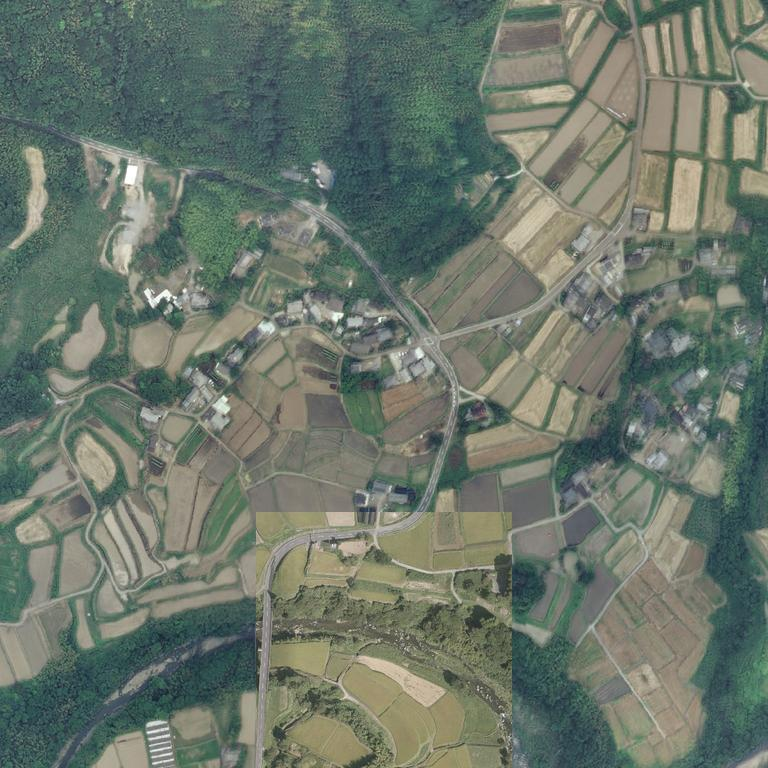
#> input picture aerial_tsujiwara_1km_z17.jpg, 768 x 768 px, found by its file name
$ python make_road_surface_mask.py
#> lines starting #> are read from the running program, lines starting #| are printed output that depends on the picture; after the words box and inside, x2 and y2 are one past the last pixel; in counts of white or black regions, pixels touching at a corner belong together
# make_road_surface_mask.py
import cv2
import numpy as np
from pathlib import Path

# 入力画像（1km, zoom17 の航空写真）
INPUT = "data/aerial_tsujiwara_1km_z17.jpg"
OUTPUT = "road_surface_mask.png"

def main():
    path = Path(INPUT)
    assert path.exists(), f"input image not found: {path}"

    bgr = cv2.imread(str(path))
#> bgr is the input picture: shape (768, 768, 3); mean B, G, R 106.5, 118.2, 107
    h, w, _ = bgr.shape
#> h = 768; w = 768
    print("input:", bgr.shape)
#| input: (768, 768, 3)

    # 1) HSV で「グレーっぽい明るい部分」を抽出
    hsv = cv2.cvtColor(bgr, cv2.COLOR_BGR2HSV)
#> hsv: shape (768, 768, 3); mean H, S, V 56.7, 51.1, 120.3
    H, S, V = cv2.split(hsv)
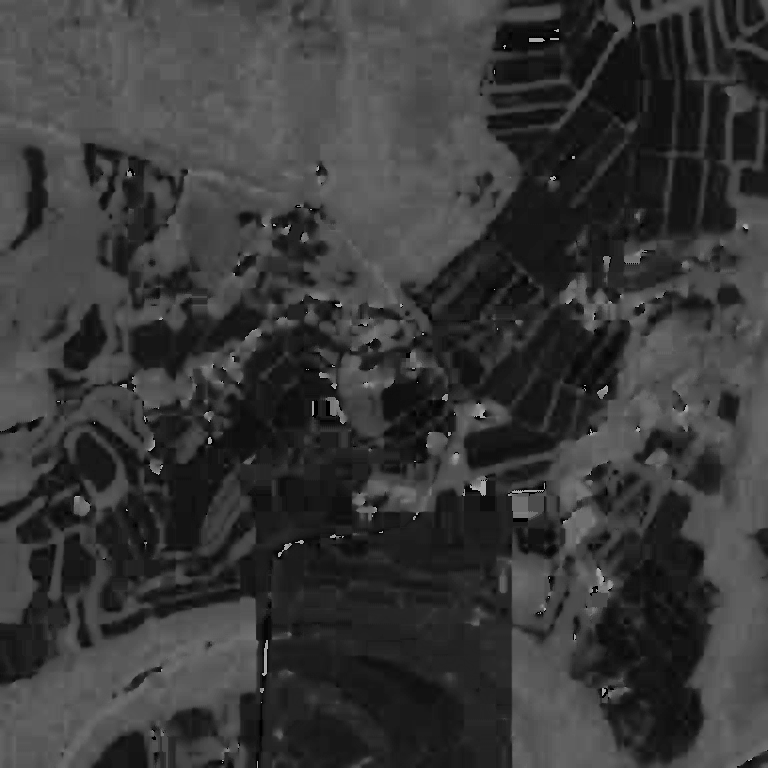
#> H: shape (768, 768); min 0, max 177, mean 56.7
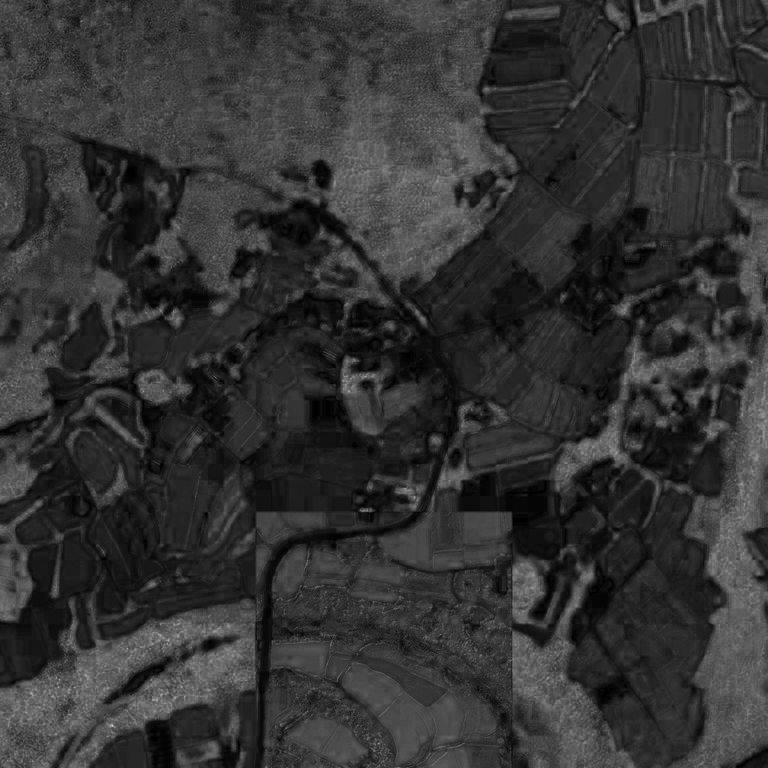
#> S: shape (768, 768); min 0, max 221, mean 51.1
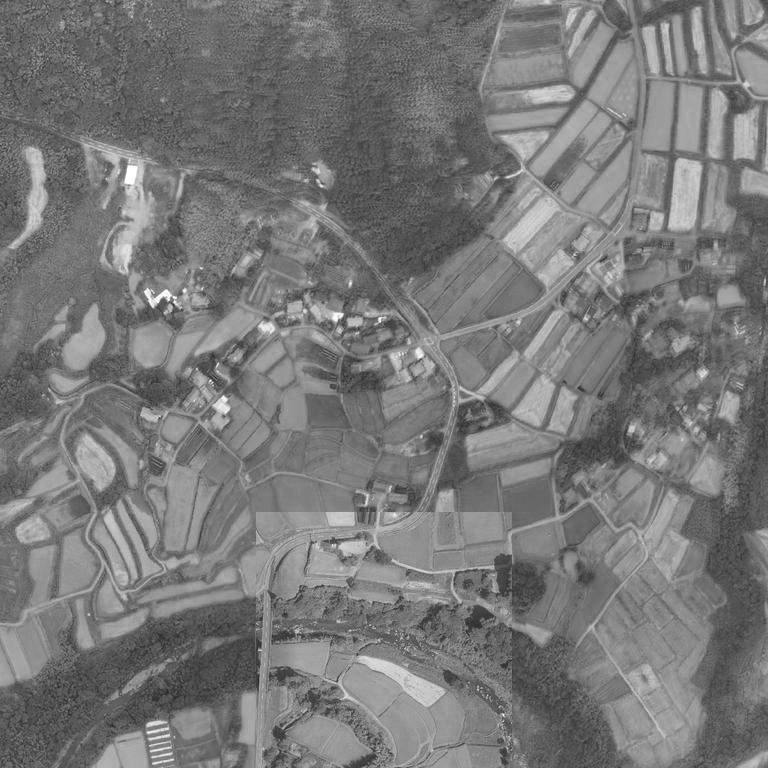
#> V: shape (768, 768); min 37, max 255, mean 120.3

    # ---- ここがチューニングポイント ----
    # S: 0〜255 のうち 60 以下 → 低彩度（グレー, コンクリ）
    # V: 80〜230 → 暗すぎず、明るすぎない
    road_like = (S < 60) & (V > 80) & (V < 230)
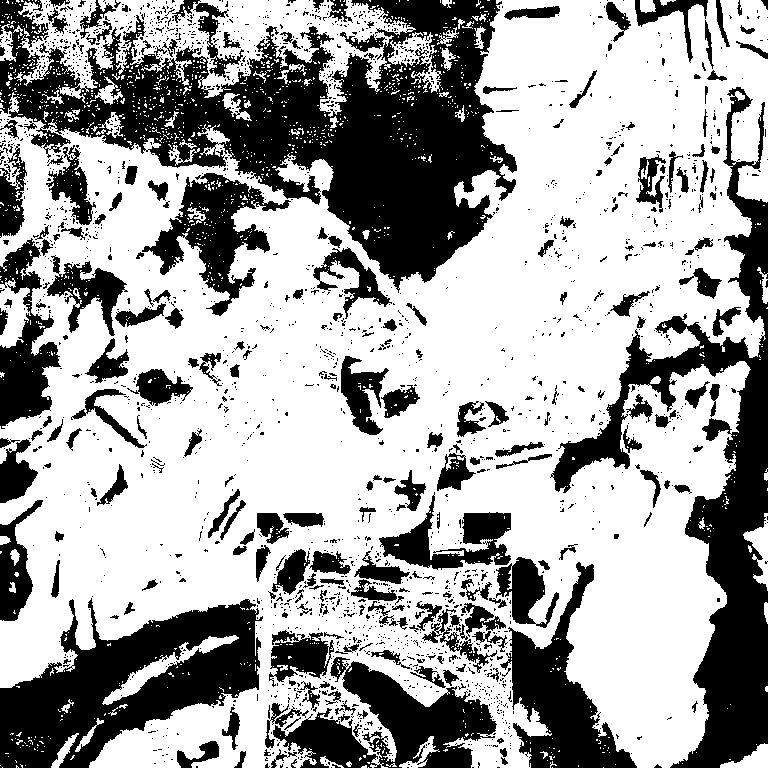
#> road_like: shape (768, 768) bool; 64.2% white; 2149 black regions (1887 under 20 px), largest, box (x1, y1, x2, y2) and area: (0, 0, 517, 293) 61049, (550, 87, 768, 768) 31904, (0, 598, 263, 768) 22959

    color_mask = np.zeros((h, w), np.uint8)
    color_mask[road_like] = 255

    # 2) グレースケール＋Canny でエッジ抽出
    gray = cv2.cvtColor(bgr, cv2.COLOR_BGR2GRAY)
    gray = cv2.GaussianBlur(gray, (5, 5), 0)
    edges = cv2.Canny(gray, 40, 120)
#> edges: shape (768, 768); 8.6% white in thin lines or dots

    # 3) 「色が道路っぽい」かつ「エッジでもある」ところを残す
    combined = cv2.bitwise_and(edges, color_mask)
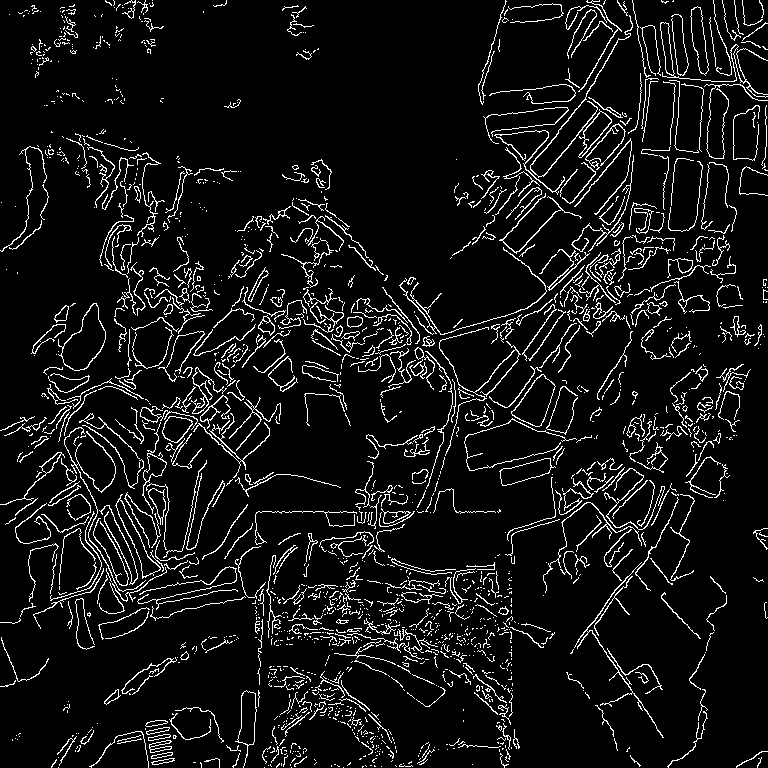
#> combined: shape (768, 768); 7.7% white in thin lines or dots

    # 4) 少し太らせて“面”にする
    kernel = np.ones((3, 3), np.uint8)
    mask = cv2.dilate(combined, kernel, iterations=2)
#> mask: shape (768, 768); 37.7% white; 68 white regions, largest, box (x1, y1, x2, y2) and area: (0, 0, 768, 768) 199520, (87, 688, 262, 768) 4216, (0, 142, 71, 254) 2041
    mask = cv2.morphologyEx(mask, cv2.MORPH_CLOSE, kernel, iterations=2)
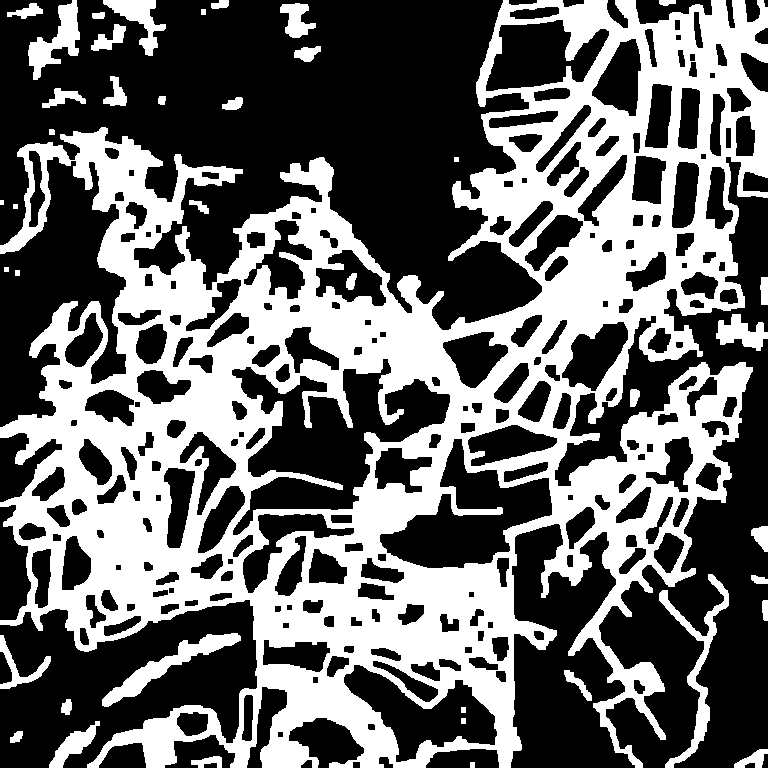
#> mask: shape (768, 768); 41% white; 41 white regions, largest, box (x1, y1, x2, y2) and area: (0, 0, 768, 768) 226010, (659, 574, 729, 768) 2301, (102, 633, 241, 707) 2202

    # 小さすぎるゴミを削る（面積フィルタ）
    num_labels, labels, stats, _ = cv2.connectedComponentsWithStats(mask, connectivity=8)
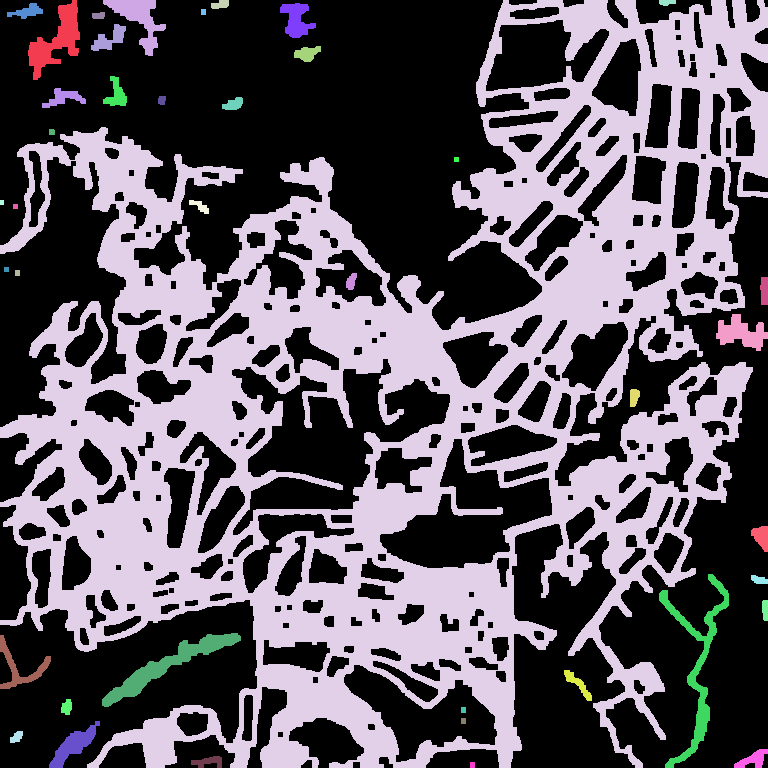
#> labels: shape (768, 768) int32; 42 distinct labels, from 0 to 41; one colour per label, 0 black
#> num_labels = 42; stats = 42 rows, first 6: [0, 0, 768, 768, 348201], [28, 0, 52, 80, 1711], [103, 0, 63, 56, 1276], [211, 0, 18, 9, 124], [0, 0, 768, 768, 226010], [659, 0, 17, 6, 82]
    cleaned = np.zeros_like(mask)
    MIN_AREA = 30  # px 単位。足りなければ 10〜20 に下げてもOK

    for i in range(1, num_labels):
        area = stats[i, cv2.CC_STAT_AREA]
        if area >= MIN_AREA:
            cleaned[labels == i] = 255
#> this loop made 41 passes
#> area on passes 1 to 12: 1711, 1276, 124, 226010, 82, 283, 715, 30, 80, 442, 279, 367

    cv2.imwrite(OUTPUT, cleaned)
    print("saved:", OUTPUT)


if __name__ == "__main__":
    main()
